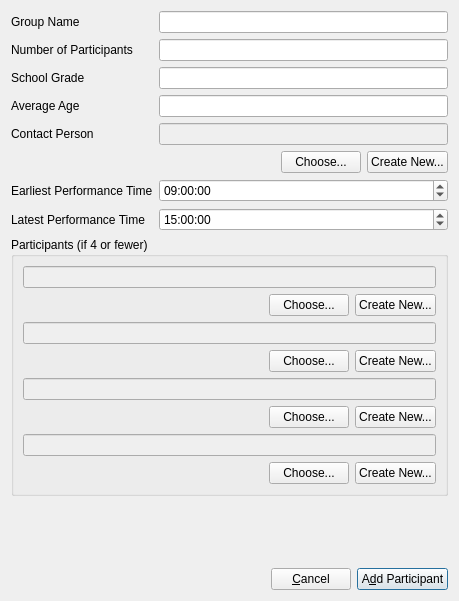
<?xml version="1.0" encoding="UTF-8"?>
<ui version="4.0">
 <class>AddGroupParticipantDialog</class>
 <widget class="QWidget" name="AddGroupParticipantDialog">
  <property name="windowModality">
   <enum>Qt::ApplicationModal</enum>
  </property>
  <property name="geometry">
   <rect>
    <x>0</x>
    <y>0</y>
    <width>459</width>
    <height>601</height>
   </rect>
  </property>
  <property name="windowTitle">
   <string>Add Group Participant</string>
  </property>
  <layout class="QGridLayout" name="gridLayout">
   <item row="1" column="2">
    <widget class="QPushButton" name="addParticipantBtn">
     <property name="text">
      <string>A&amp;dd Participant</string>
     </property>
     <property name="default">
      <bool>true</bool>
     </property>
    </widget>
   </item>
   <item row="1" column="1">
    <widget class="QPushButton" name="cancelBtn">
     <property name="text">
      <string>&amp;Cancel</string>
     </property>
    </widget>
   </item>
   <item row="1" column="0">
    <spacer name="horizontalSpacer">
     <property name="orientation">
      <enum>Qt::Horizontal</enum>
     </property>
     <property name="sizeHint" stdset="0">
      <size>
       <width>40</width>
       <height>20</height>
      </size>
     </property>
    </spacer>
   </item>
   <item row="0" column="0" colspan="3">
    <layout class="QFormLayout" name="formLayout_2">
     <property name="fieldGrowthPolicy">
      <enum>QFormLayout::AllNonFixedFieldsGrow</enum>
     </property>
     <item row="0" column="0">
      <widget class="QLabel" name="groupNameLabel">
       <property name="text">
        <string>Group Name</string>
       </property>
      </widget>
     </item>
     <item row="0" column="1">
      <widget class="QLineEdit" name="groupNameLineEdit"/>
     </item>
     <item row="1" column="0">
      <widget class="QLabel" name="groupSizeLabel">
       <property name="text">
        <string>Number of Participants</string>
       </property>
      </widget>
     </item>
     <item row="1" column="1">
      <widget class="QLineEdit" name="groupSizeLineEdit">
       <property name="inputMethodHints">
        <set>Qt::ImhDigitsOnly</set>
       </property>
      </widget>
     </item>
     <item row="2" column="0">
      <widget class="QLabel" name="schoolGradeLabel">
       <property name="text">
        <string>School Grade</string>
       </property>
      </widget>
     </item>
     <item row="2" column="1">
      <widget class="QLineEdit" name="schoolGradeLineEdit"/>
     </item>
     <item row="3" column="0">
      <widget class="QLabel" name="averageAgeLabel">
       <property name="text">
        <string>Average Age</string>
       </property>
      </widget>
     </item>
     <item row="3" column="1">
      <widget class="QLineEdit" name="averageAgeLineEdit">
       <property name="inputMethodHints">
        <set>Qt::ImhDigitsOnly</set>
       </property>
      </widget>
     </item>
     <item row="4" column="0">
      <widget class="QLabel" name="contactPersonLabel">
       <property name="text">
        <string>Contact Person</string>
       </property>
      </widget>
     </item>
     <item row="4" column="1">
      <widget class="QLineEdit" name="contactPersonLineEdit">
       <property name="enabled">
        <bool>false</bool>
       </property>
      </widget>
     </item>
     <item row="5" column="1">
      <layout class="QHBoxLayout" name="horizontalLayout_9">
       <item>
        <spacer name="horizontalSpacer_2">
         <property name="orientation">
          <enum>Qt::Horizontal</enum>
         </property>
         <property name="sizeHint" stdset="0">
          <size>
           <width>40</width>
           <height>20</height>
          </size>
         </property>
        </spacer>
       </item>
       <item>
        <widget class="QPushButton" name="chooseContactBtn">
         <property name="text">
          <string>Choose...</string>
         </property>
        </widget>
       </item>
       <item>
        <widget class="QPushButton" name="createContactBtn">
         <property name="text">
          <string>Create New...</string>
         </property>
        </widget>
       </item>
      </layout>
     </item>
     <item row="6" column="0">
      <widget class="QLabel" name="earliestPerformanceTimeLabel">
       <property name="text">
        <string>Earliest Performance Time</string>
       </property>
      </widget>
     </item>
     <item row="6" column="1">
      <widget class="QTimeEdit" name="earliestPerformanceTimeTimeEdit">
       <property name="time">
        <time>
         <hour>9</hour>
         <minute>0</minute>
         <second>0</second>
        </time>
       </property>
      </widget>
     </item>
     <item row="8" column="0" colspan="2">
      <widget class="QGroupBox" name="groupBox">
       <property name="title">
        <string>Participants (if 4 or fewer)</string>
       </property>
       <layout class="QVBoxLayout" name="verticalLayout_10">
        <item>
         <layout class="QVBoxLayout" name="verticalLayout_9">
          <item>
           <widget class="QLineEdit" name="p1LineEdit">
            <property name="enabled">
             <bool>false</bool>
            </property>
           </widget>
          </item>
          <item>
           <layout class="QHBoxLayout" name="horizontalLayout_8">
            <item>
             <spacer name="horizontalSpacer_3">
              <property name="orientation">
               <enum>Qt::Horizontal</enum>
              </property>
              <property name="sizeHint" stdset="0">
               <size>
                <width>40</width>
                <height>20</height>
               </size>
              </property>
             </spacer>
            </item>
            <item>
             <widget class="QPushButton" name="chooseP1Btn">
              <property name="text">
               <string>Choose...</string>
              </property>
             </widget>
            </item>
            <item>
             <widget class="QPushButton" name="createNewP1Btn">
              <property name="text">
               <string>Create New...</string>
              </property>
             </widget>
            </item>
           </layout>
          </item>
         </layout>
        </item>
        <item>
         <layout class="QVBoxLayout" name="verticalLayout_8">
          <item>
           <widget class="QLineEdit" name="p2LineEdit">
            <property name="enabled">
             <bool>false</bool>
            </property>
           </widget>
          </item>
          <item>
           <layout class="QHBoxLayout" name="horizontalLayout_7">
            <item>
             <spacer name="horizontalSpacer_4">
              <property name="orientation">
               <enum>Qt::Horizontal</enum>
              </property>
              <property name="sizeHint" stdset="0">
               <size>
                <width>40</width>
                <height>20</height>
               </size>
              </property>
             </spacer>
            </item>
            <item>
             <widget class="QPushButton" name="chooseP2Btn">
              <property name="text">
               <string>Choose...</string>
              </property>
             </widget>
            </item>
            <item>
             <widget class="QPushButton" name="createNewP2Btn">
              <property name="text">
               <string>Create New...</string>
              </property>
             </widget>
            </item>
           </layout>
          </item>
         </layout>
        </item>
        <item>
         <layout class="QVBoxLayout" name="verticalLayout_7">
          <item>
           <widget class="QLineEdit" name="p3LineEdit">
            <property name="enabled">
             <bool>false</bool>
            </property>
           </widget>
          </item>
          <item>
           <layout class="QHBoxLayout" name="horizontalLayout_6">
            <item>
             <spacer name="horizontalSpacer_5">
              <property name="orientation">
               <enum>Qt::Horizontal</enum>
              </property>
              <property name="sizeHint" stdset="0">
               <size>
                <width>40</width>
                <height>20</height>
               </size>
              </property>
             </spacer>
            </item>
            <item>
             <widget class="QPushButton" name="chooseP3Btn">
              <property name="text">
               <string>Choose...</string>
              </property>
             </widget>
            </item>
            <item>
             <widget class="QPushButton" name="createNewP3Btn">
              <property name="text">
               <string>Create New...</string>
              </property>
             </widget>
            </item>
           </layout>
          </item>
         </layout>
        </item>
        <item>
         <layout class="QVBoxLayout" name="verticalLayout_6">
          <item>
           <widget class="QLineEdit" name="p4LineEdit">
            <property name="enabled">
             <bool>false</bool>
            </property>
           </widget>
          </item>
          <item>
           <layout class="QHBoxLayout" name="horizontalLayout_5">
            <item>
             <spacer name="horizontalSpacer_6">
              <property name="orientation">
               <enum>Qt::Horizontal</enum>
              </property>
              <property name="sizeHint" stdset="0">
               <size>
                <width>40</width>
                <height>20</height>
               </size>
              </property>
             </spacer>
            </item>
            <item>
             <widget class="QPushButton" name="chooseP4Btn">
              <property name="text">
               <string>Choose...</string>
              </property>
             </widget>
            </item>
            <item>
             <widget class="QPushButton" name="createNewP4Btn">
              <property name="text">
               <string>Create New...</string>
              </property>
             </widget>
            </item>
           </layout>
          </item>
         </layout>
        </item>
       </layout>
      </widget>
     </item>
     <item row="7" column="0">
      <widget class="QLabel" name="latestPerformanceTimeLabel">
       <property name="text">
        <string>Latest Performance Time</string>
       </property>
      </widget>
     </item>
     <item row="7" column="1">
      <widget class="QTimeEdit" name="latestPerformanceTimeTimeEdit">
       <property name="time">
        <time>
         <hour>15</hour>
         <minute>0</minute>
         <second>0</second>
        </time>
       </property>
      </widget>
     </item>
    </layout>
   </item>
  </layout>
 </widget>
 <tabstops>
  <tabstop>groupNameLineEdit</tabstop>
  <tabstop>groupSizeLineEdit</tabstop>
  <tabstop>schoolGradeLineEdit</tabstop>
  <tabstop>averageAgeLineEdit</tabstop>
  <tabstop>chooseContactBtn</tabstop>
  <tabstop>createContactBtn</tabstop>
  <tabstop>chooseP1Btn</tabstop>
  <tabstop>createNewP1Btn</tabstop>
  <tabstop>chooseP2Btn</tabstop>
  <tabstop>createNewP2Btn</tabstop>
  <tabstop>chooseP3Btn</tabstop>
  <tabstop>createNewP3Btn</tabstop>
  <tabstop>chooseP4Btn</tabstop>
  <tabstop>createNewP4Btn</tabstop>
  <tabstop>addParticipantBtn</tabstop>
  <tabstop>cancelBtn</tabstop>
  <tabstop>p3LineEdit</tabstop>
  <tabstop>p1LineEdit</tabstop>
  <tabstop>contactPersonLineEdit</tabstop>
  <tabstop>p2LineEdit</tabstop>
  <tabstop>p4LineEdit</tabstop>
 </tabstops>
 <resources/>
 <connections/>
</ui>
